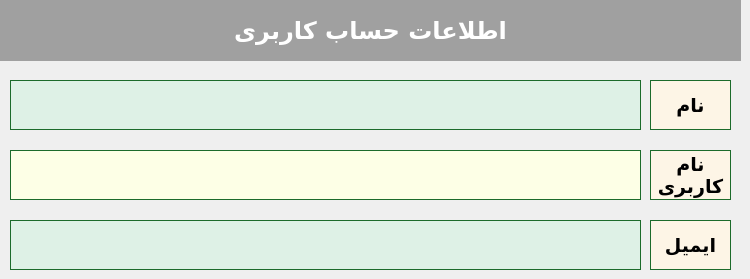
    <widget class="QWidget" name="page_detail">
     <widget class="QLabel" name="label_user_username">
      <property name="geometry">
       <rect>
        <x>10</x>
        <y>150</y>
        <width>631</width>
        <height>50</height>
       </rect>
      </property>
      <property name="font">
       <font>
        <family>B Nazanin</family>
        <pointsize>14</pointsize>
        <weight>75</weight>
        <bold>true</bold>
       </font>
      </property>
      <property name="styleSheet">
       <string notr="true">background-color: #FDFFE6; 
border: 1px solid #1C6B2B;</string>
      </property>
      <property name="text">
       <string/>
      </property>
      <property name="alignment">
       <set>Qt::AlignLeading|Qt::AlignLeft|Qt::AlignVCenter</set>
      </property>
      <property name="wordWrap">
       <bool>true</bool>
      </property>
     </widget>
     <widget class="QLabel" name="label_71">
      <property name="geometry">
       <rect>
        <x>650</x>
        <y>150</y>
        <width>81</width>
        <height>50</height>
       </rect>
      </property>
      <property name="font">
       <font>
        <family>B Nazanin</family>
        <pointsize>14</pointsize>
        <weight>75</weight>
        <bold>true</bold>
       </font>
      </property>
      <property name="layoutDirection">
       <enum>Qt::RightToLeft</enum>
      </property>
      <property name="styleSheet">
       <string notr="true">background-color: #FDF5E6; 
border: 1px solid #1C6B2B;</string>
      </property>
      <property name="text">
       <string>نام کاربری</string>
      </property>
      <property name="alignment">
       <set>Qt::AlignCenter</set>
      </property>
      <property name="wordWrap">
       <bool>true</bool>
      </property>
     </widget>
     <widget class="QLabel" name="label_user_name">
      <property name="geometry">
       <rect>
        <x>10</x>
        <y>80</y>
        <width>631</width>
        <height>50</height>
       </rect>
      </property>
      <property name="font">
       <font>
        <family>B Nazanin</family>
        <pointsize>14</pointsize>
        <weight>75</weight>
        <bold>true</bold>
       </font>
      </property>
      <property name="styleSheet">
       <string notr="true">background-color: #DEF1E6; 
border: 1px solid #1C6B2B;</string>
      </property>
      <property name="text">
       <string/>
      </property>
      <property name="alignment">
       <set>Qt::AlignLeading|Qt::AlignLeft|Qt::AlignVCenter</set>
      </property>
     </widget>
     <widget class="QLabel" name="label_42">
      <property name="geometry">
       <rect>
        <x>650</x>
        <y>80</y>
        <width>81</width>
        <height>50</height>
       </rect>
      </property>
      <property name="font">
       <font>
        <family>B Nazanin</family>
        <pointsize>14</pointsize>
        <weight>75</weight>
        <bold>true</bold>
       </font>
      </property>
      <property name="layoutDirection">
       <enum>Qt::RightToLeft</enum>
      </property>
      <property name="styleSheet">
       <string notr="true">background-color: #FDF5E6; 
border: 1px solid #1C6B2B;</string>
      </property>
      <property name="text">
       <string>نام</string>
      </property>
      <property name="alignment">
       <set>Qt::AlignCenter</set>
      </property>
     </widget>
     <widget class="QLabel" name="label_30">
      <property name="geometry">
       <rect>
        <x>0</x>
        <y>0</y>
        <width>741</width>
        <height>61</height>
       </rect>
      </property>
      <property name="font">
       <font>
        <family>B Titr</family>
        <pointsize>18</pointsize>
        <weight>75</weight>
        <bold>true</bold>
       </font>
      </property>
      <property name="styleSheet">
       <string notr="true">background-color: #A0A0A0; color: white;</string>
      </property>
      <property name="text">
       <string>اطلاعات حساب کاربری</string>
      </property>
      <property name="alignment">
       <set>Qt::AlignCenter</set>
      </property>
     </widget>
     <widget class="QLabel" name="label_user_email">
      <property name="geometry">
       <rect>
        <x>10</x>
        <y>220</y>
        <width>631</width>
        <height>50</height>
       </rect>
      </property>
      <property name="font">
       <font>
        <family>B Nazanin</family>
        <pointsize>14</pointsize>
        <weight>75</weight>
        <bold>true</bold>
       </font>
      </property>
      <property name="styleSheet">
       <string notr="true">background-color: #DEF1E6; 
border: 1px solid #1C6B2B;</string>
      </property>
      <property name="text">
       <string/>
      </property>
      <property name="alignment">
       <set>Qt::AlignLeading|Qt::AlignLeft|Qt::AlignVCenter</set>
      </property>
     </widget>
     <widget class="QLabel" name="label_50">
      <property name="geometry">
       <rect>
        <x>650</x>
        <y>220</y>
        <width>81</width>
        <height>50</height>
       </rect>
      </property>
      <property name="font">
       <font>
        <family>B Nazanin</family>
        <pointsize>14</pointsize>
        <weight>75</weight>
        <bold>true</bold>
       </font>
      </property>
      <property name="layoutDirection">
       <enum>Qt::RightToLeft</enum>
      </property>
      <property name="styleSheet">
       <string notr="true">background-color: #FDF5E6; 
border: 1px solid #1C6B2B;</string>
      </property>
      <property name="text">
       <string>ایمیل</string>
      </property>
      <property name="alignment">
       <set>Qt::AlignCenter</set>
      </property>
     </widget>
    </widget>
